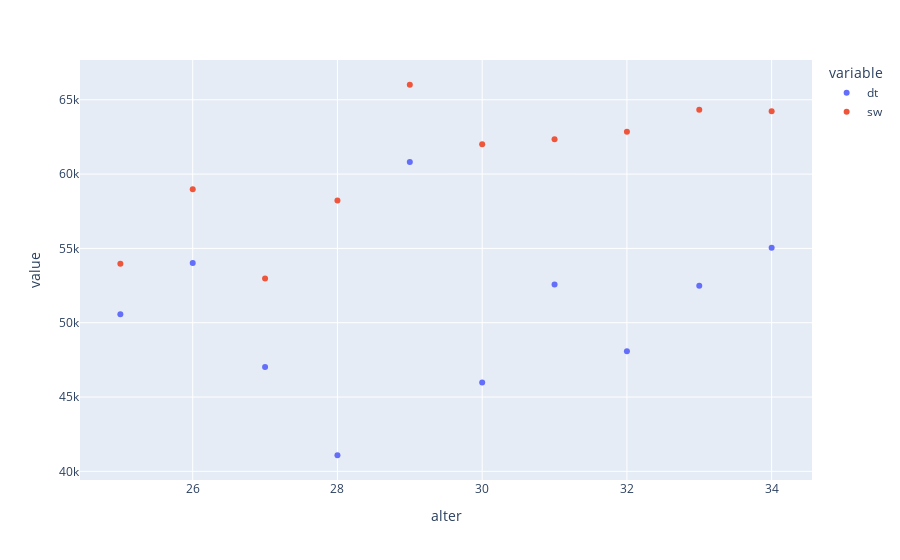

Write notebook code for a chart like this one.
### Markdown cell above
Wir sehen uns die Daten in einem einfachen plotly express 
Scatterplot an:

### Code cell
px.scatter(df_salary,
        x="alter",
        y=["dt","sw"])

### Figure 1 — Plotly figure (JSON) as saved in the notebook; plotly's stock layout.template omitted (floating-point values rounded to 4 significant figures)
{"data": [{"hovertemplate": "variable=dt<br>alter=%{x}<br>value=%{y}<extra></extra>", "legendgroup": "dt", "marker": {"color": "#636efa", "symbol": "circle"}, "mode": "markers", "name": "dt", "orientation": "v", "showlegend": true, "type": "scatter", "x": [25, 26, 27, 28, 29, 30, 31, 32, 33, 34], "xaxis": "x", "y": [50565, 54013, 47023, 41082, 60811, 45980, 52578, 48082, 52484, 55043], "yaxis": "y"}, {"hovertemplate": "variable=sw<br>alter=%{x}<br>value=%{y}<extra></extra>", "legendgroup": "sw", "marker": {"color": "#EF553B", "symbol": "circle"}, "mode": "markers", "name": "sw", "orientation": "v", "showlegend": true, "type": "scatter", "x": [25, 26, 27, 28, 29, 30, 31, 32, 33, 34], "xaxis": "x", "y": [53963, 58980, 52975, 58229, 66009, 62011, 62348, 62844, 64326, 64219], "yaxis": "y"}], "layout": {"legend": {"title": {"text": "variable"}, "tracegroupgap": 0}, "margin": {"t": 60}, "xaxis": {"anchor": "y", "domain": [0, 1], "title": {"text": "alter"}}, "yaxis": {"anchor": "x", "domain": [0, 1], "title": {"text": "value"}}}}
